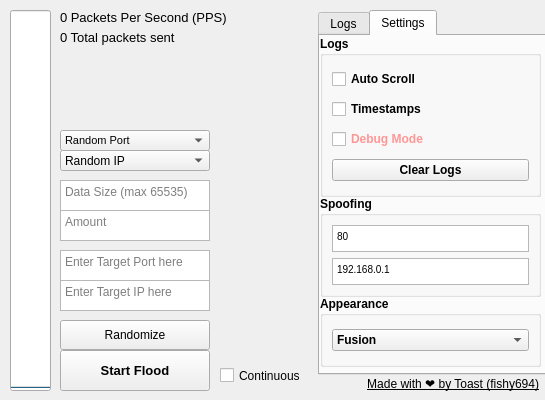
<?xml version="1.0" encoding="UTF-8"?>
<ui version="4.0">
 <class>MainWindow</class>
 <widget class="QMainWindow" name="MainWindow">
  <property name="geometry">
   <rect>
    <x>0</x>
    <y>0</y>
    <width>545</width>
    <height>400</height>
   </rect>
  </property>
  <property name="sizePolicy">
   <sizepolicy hsizetype="Fixed" vsizetype="Fixed">
    <horstretch>0</horstretch>
    <verstretch>0</verstretch>
   </sizepolicy>
  </property>
  <property name="minimumSize">
   <size>
    <width>530</width>
    <height>400</height>
   </size>
  </property>
  <property name="maximumSize">
   <size>
    <width>565</width>
    <height>400</height>
   </size>
  </property>
  <property name="windowTitle">
   <string>Syn Flood</string>
  </property>
  <property name="tabShape">
   <enum>QTabWidget::Rounded</enum>
  </property>
  <widget class="QWidget" name="centralwidget">
   <widget class="QProgressBar" name="progressBar">
    <property name="geometry">
     <rect>
      <x>10</x>
      <y>10</y>
      <width>41</width>
      <height>381</height>
     </rect>
    </property>
    <property name="acceptDrops">
     <bool>false</bool>
    </property>
    <property name="toolTip">
     <string>The progress (Sent/Amount). If continuous flood started then it will stay at 100% unless cancelled.</string>
    </property>
    <property name="autoFillBackground">
     <bool>false</bool>
    </property>
    <property name="maximum">
     <number>100</number>
    </property>
    <property name="value">
     <number>0</number>
    </property>
    <property name="textVisible">
     <bool>false</bool>
    </property>
    <property name="orientation">
     <enum>Qt::Vertical</enum>
    </property>
    <property name="textDirection">
     <enum>QProgressBar::TopToBottom</enum>
    </property>
   </widget>
   <widget class="QPushButton" name="startFlood">
    <property name="geometry">
     <rect>
      <x>60</x>
      <y>350</y>
      <width>150</width>
      <height>41</height>
     </rect>
    </property>
    <property name="font">
     <font>
      <family>Yu Gothic UI</family>
      <pointsize>10</pointsize>
      <weight>75</weight>
      <bold>true</bold>
     </font>
    </property>
    <property name="toolTip">
     <string>Starts the SYN flood causing the selected IP and Port to be *BOMBARDED* by packets.</string>
    </property>
    <property name="text">
     <string>Start Flood</string>
    </property>
    <property name="checkable">
     <bool>false</bool>
    </property>
    <property name="default">
     <bool>false</bool>
    </property>
    <property name="flat">
     <bool>false</bool>
    </property>
   </widget>
   <widget class="QTextEdit" name="targetIP">
    <property name="geometry">
     <rect>
      <x>60</x>
      <y>280</y>
      <width>150</width>
      <height>31</height>
     </rect>
    </property>
    <property name="toolTip">
     <string>Enter the victim's IP.</string>
    </property>
    <property name="placeholderText">
     <string>Enter Target IP here</string>
    </property>
   </widget>
   <widget class="QTextEdit" name="targetPort">
    <property name="geometry">
     <rect>
      <x>60</x>
      <y>250</y>
      <width>150</width>
      <height>31</height>
     </rect>
    </property>
    <property name="toolTip">
     <string>Enter the victim's Port.</string>
    </property>
    <property name="html">
     <string>&lt;!DOCTYPE HTML PUBLIC &quot;-//W3C//DTD HTML 4.0//EN&quot; &quot;http://www.w3.org/TR/REC-html40/strict.dtd&quot;&gt;
&lt;html&gt;&lt;head&gt;&lt;meta name=&quot;qrichtext&quot; content=&quot;1&quot; /&gt;&lt;style type=&quot;text/css&quot;&gt;
p, li { white-space: pre-wrap; }
&lt;/style&gt;&lt;/head&gt;&lt;body style=&quot; font-family:'MS Shell Dlg 2'; font-size:7.8pt; font-weight:400; font-style:normal;&quot;&gt;
&lt;p style=&quot;-qt-paragraph-type:empty; margin-top:0px; margin-bottom:0px; margin-left:0px; margin-right:0px; -qt-block-indent:0; text-indent:0px;&quot;&gt;&lt;br /&gt;&lt;/p&gt;&lt;/body&gt;&lt;/html&gt;</string>
    </property>
    <property name="placeholderText">
     <string>Enter Target Port here</string>
    </property>
   </widget>
   <widget class="QTextEdit" name="amount">
    <property name="geometry">
     <rect>
      <x>60</x>
      <y>210</y>
      <width>150</width>
      <height>31</height>
     </rect>
    </property>
    <property name="toolTip">
     <string>The amount of packets you want to send to the victim.</string>
    </property>
    <property name="placeholderText">
     <string>Amount</string>
    </property>
   </widget>
   <widget class="QTextEdit" name="dataSize">
    <property name="geometry">
     <rect>
      <x>60</x>
      <y>180</y>
      <width>150</width>
      <height>31</height>
     </rect>
    </property>
    <property name="toolTip">
     <string>The size of each packet, usually the higher ones work the best but the PPS will be affected.</string>
    </property>
    <property name="placeholderText">
     <string>Data Size (max 65535)</string>
    </property>
   </widget>
   <widget class="QLabel" name="label">
    <property name="geometry">
     <rect>
      <x>319</x>
      <y>370</y>
      <width>220</width>
      <height>21</height>
     </rect>
    </property>
    <property name="font">
     <font>
      <pointsize>9</pointsize>
      <weight>50</weight>
      <italic>false</italic>
      <bold>false</bold>
      <underline>true</underline>
     </font>
    </property>
    <property name="toolTip">
     <string>You can contact me on discord (fishy694) if you have a question or a suggestion.</string>
    </property>
    <property name="lineWidth">
     <number>1</number>
    </property>
    <property name="text">
     <string>Made with ❤️ by Toast (fishy694)</string>
    </property>
    <property name="alignment">
     <set>Qt::AlignBottom|Qt::AlignRight|Qt::AlignTrailing</set>
    </property>
   </widget>
   <widget class="QLabel" name="label_2">
    <property name="geometry">
     <rect>
      <x>60</x>
      <y>10</y>
      <width>530</width>
      <height>21</height>
     </rect>
    </property>
    <property name="font">
     <font>
      <family>Yu Gothic UI</family>
      <pointsize>10</pointsize>
      <weight>50</weight>
      <bold>false</bold>
      <underline>false</underline>
      <strikeout>false</strikeout>
      <kerning>true</kerning>
     </font>
    </property>
    <property name="toolTip">
     <string>The amount of packets being sent per second, the higher the better (laggier for the victim).</string>
    </property>
    <property name="text">
     <string>0 Packets Per Second (PPS)</string>
    </property>
    <property name="alignment">
     <set>Qt::AlignLeading|Qt::AlignLeft|Qt::AlignTop</set>
    </property>
   </widget>
   <widget class="QCheckBox" name="continuous">
    <property name="geometry">
     <rect>
      <x>220</x>
      <y>360</y>
      <width>90</width>
      <height>31</height>
     </rect>
    </property>
    <property name="font">
     <font>
      <weight>50</weight>
      <bold>false</bold>
     </font>
    </property>
    <property name="toolTip">
     <string>Continuously send packets without a specified amount. If enabled then the progress bar will stay at 100% unless cancelled.</string>
    </property>
    <property name="text">
     <string>Continuous</string>
    </property>
   </widget>
   <widget class="QLabel" name="label_3">
    <property name="enabled">
     <bool>true</bool>
    </property>
    <property name="geometry">
     <rect>
      <x>60</x>
      <y>30</y>
      <width>530</width>
      <height>21</height>
     </rect>
    </property>
    <property name="font">
     <font>
      <family>Yu Gothic UI</family>
      <pointsize>10</pointsize>
      <weight>50</weight>
      <bold>false</bold>
      <underline>false</underline>
      <strikeout>false</strikeout>
      <kerning>true</kerning>
     </font>
    </property>
    <property name="toolTip">
     <string>The amount of packets being sent per second, the higher the better (laggier for the victim).</string>
    </property>
    <property name="text">
     <string>0 Total packets sent</string>
    </property>
    <property name="alignment">
     <set>Qt::AlignLeading|Qt::AlignLeft|Qt::AlignTop</set>
    </property>
   </widget>
   <widget class="QTabWidget" name="tabWidget">
    <property name="geometry">
     <rect>
      <x>318</x>
      <y>10</y>
      <width>231</width>
      <height>365</height>
     </rect>
    </property>
    <property name="currentIndex">
     <number>1</number>
    </property>
    <widget class="QWidget" name="tab">
     <attribute name="title">
      <string>Logs</string>
     </attribute>
     <widget class="QListWidget" name="listWidget">
      <property name="geometry">
       <rect>
        <x>0</x>
        <y>0</y>
        <width>221</width>
        <height>341</height>
       </rect>
      </property>
      <property name="toolTip">
       <string>The logs, shows you what the program is currently doing.</string>
      </property>
      <property name="frameShape">
       <enum>QFrame::StyledPanel</enum>
      </property>
      <property name="frameShadow">
       <enum>QFrame::Plain</enum>
      </property>
      <property name="lineWidth">
       <number>1</number>
      </property>
      <item>
       <property name="text">
        <string>-- Syn Flood Tool</string>
       </property>
      </item>
      <item>
       <property name="text">
        <string>-- By Toast</string>
       </property>
      </item>
     </widget>
    </widget>
    <widget class="QWidget" name="tab_2">
     <attribute name="title">
      <string>Settings</string>
     </attribute>
     <widget class="QGroupBox" name="groupBox">
      <property name="geometry">
       <rect>
        <x>0</x>
        <y>0</y>
        <width>221</width>
        <height>161</height>
       </rect>
      </property>
      <property name="sizePolicy">
       <sizepolicy hsizetype="Fixed" vsizetype="Fixed">
        <horstretch>0</horstretch>
        <verstretch>0</verstretch>
       </sizepolicy>
      </property>
      <property name="font">
       <font>
        <family>Nirmala UI</family>
        <pointsize>9</pointsize>
        <weight>75</weight>
        <bold>true</bold>
       </font>
      </property>
      <property name="autoFillBackground">
       <bool>false</bool>
      </property>
      <property name="styleSheet">
       <string notr="true"/>
      </property>
      <property name="title">
       <string>Logs</string>
      </property>
      <property name="flat">
       <bool>false</bool>
      </property>
      <property name="checkable">
       <bool>false</bool>
      </property>
      <layout class="QVBoxLayout" name="verticalLayout">
       <item>
        <widget class="QCheckBox" name="checkBox_2">
         <property name="text">
          <string>Auto Scroll</string>
         </property>
        </widget>
       </item>
       <item>
        <widget class="QCheckBox" name="checkBox_3">
         <property name="text">
          <string>Timestamps</string>
         </property>
        </widget>
       </item>
       <item>
        <widget class="QCheckBox" name="DebugMode">
         <property name="font">
          <font>
           <weight>75</weight>
           <bold>true</bold>
          </font>
         </property>
         <property name="styleSheet">
          <string notr="true">color: rgb(255,150,150);</string>
         </property>
         <property name="text">
          <string>Debug Mode</string>
         </property>
        </widget>
       </item>
       <item>
        <widget class="QPushButton" name="pushButton_2">
         <property name="text">
          <string>Clear Logs</string>
         </property>
         <property name="default">
          <bool>false</bool>
         </property>
         <property name="flat">
          <bool>false</bool>
         </property>
        </widget>
       </item>
      </layout>
     </widget>
     <widget class="QGroupBox" name="groupBox_2">
      <property name="geometry">
       <rect>
        <x>0</x>
        <y>160</y>
        <width>221</width>
        <height>101</height>
       </rect>
      </property>
      <property name="sizePolicy">
       <sizepolicy hsizetype="Fixed" vsizetype="Fixed">
        <horstretch>0</horstretch>
        <verstretch>0</verstretch>
       </sizepolicy>
      </property>
      <property name="font">
       <font>
        <family>Nirmala UI</family>
        <pointsize>9</pointsize>
        <weight>75</weight>
        <bold>true</bold>
       </font>
      </property>
      <property name="autoFillBackground">
       <bool>false</bool>
      </property>
      <property name="styleSheet">
       <string notr="true"/>
      </property>
      <property name="title">
       <string>Spoofing</string>
      </property>
      <property name="flat">
       <bool>false</bool>
      </property>
      <property name="checkable">
       <bool>false</bool>
      </property>
      <layout class="QVBoxLayout" name="verticalLayout_2">
       <item>
        <widget class="QTextEdit" name="customPort">
         <property name="enabled">
          <bool>true</bool>
         </property>
         <property name="font">
          <font>
           <weight>50</weight>
           <bold>false</bold>
          </font>
         </property>
         <property name="frameShape">
          <enum>QFrame::StyledPanel</enum>
         </property>
         <property name="frameShadow">
          <enum>QFrame::Plain</enum>
         </property>
         <property name="verticalScrollBarPolicy">
          <enum>Qt::ScrollBarAlwaysOff</enum>
         </property>
         <property name="horizontalScrollBarPolicy">
          <enum>Qt::ScrollBarAlwaysOff</enum>
         </property>
         <property name="html">
          <string>&lt;!DOCTYPE HTML PUBLIC &quot;-//W3C//DTD HTML 4.0//EN&quot; &quot;http://www.w3.org/TR/REC-html40/strict.dtd&quot;&gt;
&lt;html&gt;&lt;head&gt;&lt;meta name=&quot;qrichtext&quot; content=&quot;1&quot; /&gt;&lt;style type=&quot;text/css&quot;&gt;
p, li { white-space: pre-wrap; }
&lt;/style&gt;&lt;/head&gt;&lt;body style=&quot; font-family:'Nirmala UI'; font-size:9pt; font-weight:400; font-style:normal;&quot;&gt;
&lt;p style=&quot; margin-top:0px; margin-bottom:0px; margin-left:0px; margin-right:0px; -qt-block-indent:0; text-indent:0px;&quot;&gt;&lt;span style=&quot; font-family:'MS Shell Dlg 2'; font-size:7.8pt;&quot;&gt;80&lt;/span&gt;&lt;/p&gt;&lt;/body&gt;&lt;/html&gt;</string>
         </property>
         <property name="placeholderText">
          <string>Custom Port here</string>
         </property>
        </widget>
       </item>
       <item>
        <widget class="QTextEdit" name="customIP">
         <property name="enabled">
          <bool>true</bool>
         </property>
         <property name="font">
          <font>
           <weight>50</weight>
           <bold>false</bold>
          </font>
         </property>
         <property name="frameShape">
          <enum>QFrame::StyledPanel</enum>
         </property>
         <property name="frameShadow">
          <enum>QFrame::Plain</enum>
         </property>
         <property name="verticalScrollBarPolicy">
          <enum>Qt::ScrollBarAlwaysOff</enum>
         </property>
         <property name="horizontalScrollBarPolicy">
          <enum>Qt::ScrollBarAlwaysOff</enum>
         </property>
         <property name="html">
          <string>&lt;!DOCTYPE HTML PUBLIC &quot;-//W3C//DTD HTML 4.0//EN&quot; &quot;http://www.w3.org/TR/REC-html40/strict.dtd&quot;&gt;
&lt;html&gt;&lt;head&gt;&lt;meta name=&quot;qrichtext&quot; content=&quot;1&quot; /&gt;&lt;style type=&quot;text/css&quot;&gt;
p, li { white-space: pre-wrap; }
&lt;/style&gt;&lt;/head&gt;&lt;body style=&quot; font-family:'Nirmala UI'; font-size:9pt; font-weight:400; font-style:normal;&quot;&gt;
&lt;p style=&quot; margin-top:0px; margin-bottom:0px; margin-left:0px; margin-right:0px; -qt-block-indent:0; text-indent:0px;&quot;&gt;&lt;span style=&quot; font-family:'MS Shell Dlg 2'; font-size:7.8pt;&quot;&gt;192.168.0.1&lt;/span&gt;&lt;/p&gt;&lt;/body&gt;&lt;/html&gt;</string>
         </property>
         <property name="placeholderText">
          <string>Custom IP here</string>
         </property>
        </widget>
       </item>
      </layout>
     </widget>
     <widget class="QGroupBox" name="groupBox_3">
      <property name="geometry">
       <rect>
        <x>0</x>
        <y>260</y>
        <width>221</width>
        <height>71</height>
       </rect>
      </property>
      <property name="sizePolicy">
       <sizepolicy hsizetype="Fixed" vsizetype="Fixed">
        <horstretch>0</horstretch>
        <verstretch>0</verstretch>
       </sizepolicy>
      </property>
      <property name="font">
       <font>
        <family>Nirmala UI</family>
        <pointsize>9</pointsize>
        <weight>75</weight>
        <bold>true</bold>
       </font>
      </property>
      <property name="autoFillBackground">
       <bool>false</bool>
      </property>
      <property name="styleSheet">
       <string notr="true"/>
      </property>
      <property name="title">
       <string>Appearance</string>
      </property>
      <property name="flat">
       <bool>false</bool>
      </property>
      <property name="checkable">
       <bool>false</bool>
      </property>
      <layout class="QVBoxLayout" name="verticalLayout_3">
       <item>
        <widget class="QComboBox" name="AppearanceDropdown">
         <item>
          <property name="text">
           <string>Fusion</string>
          </property>
         </item>
         <item>
          <property name="text">
           <string>Windows Vista</string>
          </property>
         </item>
         <item>
          <property name="text">
           <string>Windows</string>
          </property>
         </item>
        </widget>
       </item>
      </layout>
     </widget>
    </widget>
   </widget>
   <widget class="QComboBox" name="IPMode">
    <property name="geometry">
     <rect>
      <x>60</x>
      <y>150</y>
      <width>150</width>
      <height>21</height>
     </rect>
    </property>
    <item>
     <property name="text">
      <string>Random IP</string>
     </property>
    </item>
    <item>
     <property name="text">
      <string>Custom IP</string>
     </property>
    </item>
    <item>
     <property name="text">
      <string>No Spoofing</string>
     </property>
    </item>
   </widget>
   <widget class="QComboBox" name="PortMode">
    <property name="geometry">
     <rect>
      <x>60</x>
      <y>130</y>
      <width>150</width>
      <height>21</height>
     </rect>
    </property>
    <property name="font">
     <font>
      <pointsize>8</pointsize>
     </font>
    </property>
    <item>
     <property name="text">
      <string>Random Port</string>
     </property>
    </item>
    <item>
     <property name="text">
      <string>Custom Port</string>
     </property>
    </item>
   </widget>
   <widget class="QPushButton" name="pushButton_3">
    <property name="geometry">
     <rect>
      <x>60</x>
      <y>320</y>
      <width>150</width>
      <height>30</height>
     </rect>
    </property>
    <property name="text">
     <string>Randomize</string>
    </property>
   </widget>
  </widget>
 </widget>
 <resources/>
 <connections/>
</ui>
